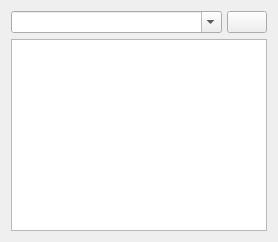
         <widget class="QWidget" name="contacts" >
          <attribute name="title" >
           <string>Contacts</string>
          </attribute>
          <layout class="QGridLayout" name="gridLayout_9" >
           <item row="0" column="0" >
            <widget class="QFrame" name="searchFrame" >
             <property name="frameShape" >
              <enum>QFrame::NoFrame</enum>
             </property>
             <property name="frameShadow" >
              <enum>QFrame::Raised</enum>
             </property>
             <property name="lineWidth" >
              <number>0</number>
             </property>
             <layout class="QGridLayout" name="_2" >
              <property name="horizontalSpacing" >
               <number>5</number>
              </property>
              <property name="margin" >
               <number>0</number>
              </property>
              <item row="0" column="0" >
               <widget class="QComboBox" name="searchComboBox" >
                <property name="sizePolicy" >
                 <sizepolicy vsizetype="Fixed" hsizetype="Expanding" >
                  <horstretch>0</horstretch>
                  <verstretch>0</verstretch>
                 </sizepolicy>
                </property>
                <property name="palette" >
                 <palette>
                  <active>
                   <colorrole role="Text" >
                    <brush brushstyle="SolidPattern" >
                     <color alpha="255" >
                      <red>133</red>
                      <green>134</green>
                      <blue>140</blue>
                     </color>
                    </brush>
                   </colorrole>
                   <colorrole role="Base" >
                    <brush brushstyle="SolidPattern" >
                     <color alpha="255" >
                      <red>255</red>
                      <green>255</green>
                      <blue>255</blue>
                     </color>
                    </brush>
                   </colorrole>
                  </active>
                  <inactive>
                   <colorrole role="Text" >
                    <brush brushstyle="SolidPattern" >
                     <color alpha="255" >
                      <red>133</red>
                      <green>134</green>
                      <blue>140</blue>
                     </color>
                    </brush>
                   </colorrole>
                   <colorrole role="Base" >
                    <brush brushstyle="SolidPattern" >
                     <color alpha="255" >
                      <red>255</red>
                      <green>255</green>
                      <blue>255</blue>
                     </color>
                    </brush>
                   </colorrole>
                  </inactive>
                  <disabled>
                   <colorrole role="Text" >
                    <brush brushstyle="SolidPattern" >
                     <color alpha="255" >
                      <red>120</red>
                      <green>120</green>
                      <blue>120</blue>
                     </color>
                    </brush>
                   </colorrole>
                   <colorrole role="Base" >
                    <brush brushstyle="SolidPattern" >
                     <color alpha="255" >
                      <red>255</red>
                      <green>255</green>
                      <blue>255</blue>
                     </color>
                    </brush>
                   </colorrole>
                  </disabled>
                 </palette>
                </property>
                <property name="editable" >
                 <bool>true</bool>
                </property>
               </widget>
              </item>
              <item row="0" column="1" >
               <widget class="QPushButton" name="listSwitchButton" >
                <property name="sizePolicy" >
                 <sizepolicy vsizetype="Fixed" hsizetype="Fixed" >
                  <horstretch>0</horstretch>
                  <verstretch>0</verstretch>
                 </sizepolicy>
                </property>
                <property name="toolTip" >
                 <string>Click to view call history</string>
                </property>
                <property name="text" >
                 <string/>
                </property>
                <property name="icon" >
                 <iconset>
                  <normaloff>icons/calls.png</normaloff>icons/calls.png</iconset>
                </property>
                <property name="checkable" >
                 <bool>true</bool>
                </property>
               </widget>
              </item>
             </layout>
            </widget>
           </item>
           <item row="1" column="0" >
            <widget class="QListWidget" name="contactsList" />
           </item>
          </layout>
         </widget>
